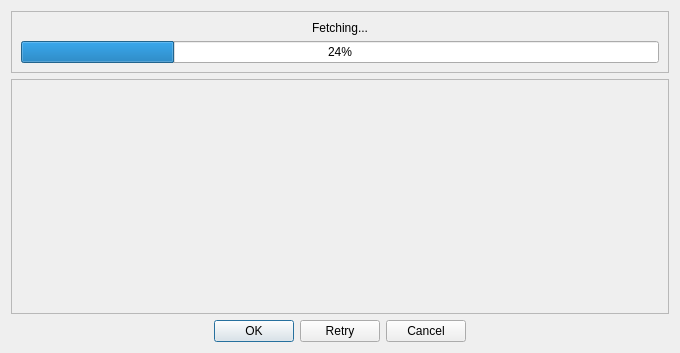
<?xml version="1.0" encoding="UTF-8"?>
<ui version="4.0">
 <class>FetchProgressDialog</class>
 <widget class="QDialog" name="FetchProgressDialog">
  <property name="geometry">
   <rect>
    <x>0</x>
    <y>0</y>
    <width>680</width>
    <height>353</height>
   </rect>
  </property>
  <property name="minimumSize">
   <size>
    <width>680</width>
    <height>0</height>
   </size>
  </property>
  <property name="font">
   <font>
    <pointsize>9</pointsize>
   </font>
  </property>
  <property name="windowTitle">
   <string>Fetch Progress</string>
  </property>
  <layout class="QVBoxLayout" name="verticalLayout">
   <item>
    <widget class="QFrame" name="fetching_frame">
     <property name="sizePolicy">
      <sizepolicy hsizetype="Preferred" vsizetype="Fixed">
       <horstretch>0</horstretch>
       <verstretch>0</verstretch>
      </sizepolicy>
     </property>
     <property name="frameShape">
      <enum>QFrame::StyledPanel</enum>
     </property>
     <property name="frameShadow">
      <enum>QFrame::Raised</enum>
     </property>
     <layout class="QVBoxLayout" name="verticalLayout_2">
      <item>
       <widget class="QLabel" name="status_label">
        <property name="sizePolicy">
         <sizepolicy hsizetype="Preferred" vsizetype="Fixed">
          <horstretch>0</horstretch>
          <verstretch>0</verstretch>
         </sizepolicy>
        </property>
        <property name="text">
         <string>Fetching...</string>
        </property>
        <property name="alignment">
         <set>Qt::AlignCenter</set>
        </property>
       </widget>
      </item>
      <item>
       <widget class="QProgressBar" name="progress_bar">
        <property name="sizePolicy">
         <sizepolicy hsizetype="Expanding" vsizetype="Fixed">
          <horstretch>0</horstretch>
          <verstretch>0</verstretch>
         </sizepolicy>
        </property>
        <property name="value">
         <number>24</number>
        </property>
       </widget>
      </item>
     </layout>
    </widget>
   </item>
   <item>
    <widget class="QScrollArea" name="results_scroll_area">
     <property name="sizePolicy">
      <sizepolicy hsizetype="Expanding" vsizetype="Minimum">
       <horstretch>0</horstretch>
       <verstretch>0</verstretch>
      </sizepolicy>
     </property>
     <property name="widgetResizable">
      <bool>true</bool>
     </property>
     <widget class="QWidget" name="scroll_area_widget_contents">
      <property name="geometry">
       <rect>
        <x>0</x>
        <y>0</y>
        <width>660</width>
        <height>236</height>
       </rect>
      </property>
      <layout class="QVBoxLayout" name="scroll_area_vertical_layout"/>
     </widget>
    </widget>
   </item>
   <item>
    <widget class="QDialogButtonBox" name="buttonBox">
     <property name="standardButtons">
      <set>QDialogButtonBox::Cancel|QDialogButtonBox::Ok|QDialogButtonBox::Retry</set>
     </property>
     <property name="centerButtons">
      <bool>true</bool>
     </property>
    </widget>
   </item>
  </layout>
 </widget>
 <resources/>
 <connections/>
</ui>
